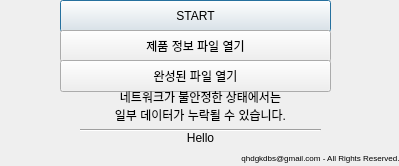
<?xml version="1.0" encoding="UTF-8"?>
<ui version="4.0">
 <class>Dialog</class>
 <widget class="QDialog" name="Dialog">
  <property name="geometry">
   <rect>
    <x>0</x>
    <y>0</y>
    <width>399</width>
    <height>166</height>
   </rect>
  </property>
  <property name="windowTitle">
   <string>Dialog</string>
  </property>
  <widget class="QPushButton" name="btn_start">
   <property name="geometry">
    <rect>
     <x>60</x>
     <y>0</y>
     <width>271</width>
     <height>32</height>
    </rect>
   </property>
   <property name="text">
    <string>START</string>
   </property>
  </widget>
  <widget class="QPushButton" name="btn_base">
   <property name="geometry">
    <rect>
     <x>60</x>
     <y>30</y>
     <width>271</width>
     <height>32</height>
    </rect>
   </property>
   <property name="text">
    <string>제품 정보 파일 열기</string>
   </property>
  </widget>
  <widget class="QPushButton" name="btn_excel">
   <property name="geometry">
    <rect>
     <x>60</x>
     <y>60</y>
     <width>271</width>
     <height>32</height>
    </rect>
   </property>
   <property name="text">
    <string>완성된 파일 열기</string>
   </property>
  </widget>
  <widget class="QLabel" name="label">
   <property name="geometry">
    <rect>
     <x>100</x>
     <y>90</y>
     <width>201</width>
     <height>31</height>
    </rect>
   </property>
   <property name="font">
    <font>
     <pointsize>9</pointsize>
    </font>
   </property>
   <property name="text">
    <string>네트워크가 불안정한 상태에서는 
일부 데이터가 누락될 수 있습니다.</string>
   </property>
   <property name="alignment">
    <set>Qt::AlignCenter</set>
   </property>
  </widget>
  <widget class="QLabel" name="label_2">
   <property name="geometry">
    <rect>
     <x>240</x>
     <y>150</y>
     <width>161</width>
     <height>16</height>
    </rect>
   </property>
   <property name="font">
    <font>
     <pointsize>6</pointsize>
    </font>
   </property>
   <property name="text">
    <string>qhdgkdbs@gmail.com - All Rights Reserved.</string>
   </property>
   <property name="alignment">
    <set>Qt::AlignCenter</set>
   </property>
  </widget>
  <widget class="QLabel" name="now_data">
   <property name="geometry">
    <rect>
     <x>110</x>
     <y>130</y>
     <width>181</width>
     <height>16</height>
    </rect>
   </property>
   <property name="text">
    <string>Hello</string>
   </property>
   <property name="alignment">
    <set>Qt::AlignCenter</set>
   </property>
  </widget>
  <widget class="Line" name="line">
   <property name="geometry">
    <rect>
     <x>80</x>
     <y>120</y>
     <width>241</width>
     <height>20</height>
    </rect>
   </property>
   <property name="font">
    <font>
     <pointsize>29</pointsize>
    </font>
   </property>
   <property name="orientation">
    <enum>Qt::Horizontal</enum>
   </property>
  </widget>
 </widget>
 <resources/>
 <connections/>
</ui>
